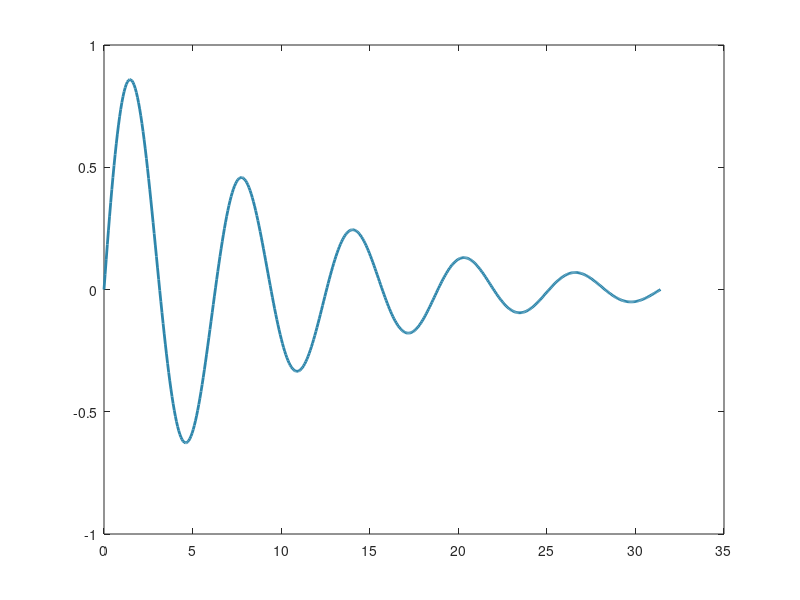

Write the MATLAB code that produced this figure. (Note: this script raises an error after producing the figure.)
% 基础参数设置
x = linspace(0,10*pi,500); % x轴范围0-10π
fps = 15; % 帧率
total_frames = 50; % 总帧数
phi_step = 2*pi/total_frames; % 每帧相位移动步长

% 创建画布
figure('Position',[200,200,700,400]);
xlabel('t','FontSize',12);
ylabel('y','FontSize',12);
title('习题2:衰减正弦波动画','FontSize',14,'FontWeight','bold');
xlim([0,10*pi]); % 固定x轴范围
ylim([-1.2,1.2]); % 固定y轴范围
grid on;

% 初始化曲线对象
h = plot(x,exp(-0.1*x).*sin(x),'LineWidth',2,'Color','#2E86AB');

% 生成GIF动画
for i = 1:total_frames
    phi = (i-1)*phi_step; % 当前相位偏移
    y = exp(-0.1*x).*sin(x + phi); % 衰减正弦波方程
    set(h,'YData',y); % 更新曲线数据
    
    % 捕获当前帧并保存到GIF
    frame = getframe(gcf);
    im = frame2im(frame);
    [im_ind,map] = rgb2ind(im,256);
    
    if i == 1
        imwrite(im_ind,map,'wave_animation.gif','GIF','LoopCount',Inf,'DelayTime',1/fps);
    else
        imwrite(im_ind,map,'wave_animation.gif','GIF','WriteMode','append','DelayTime',1/fps);
    end
end

disp('GIF动画已保存为 wave_animation.gif');